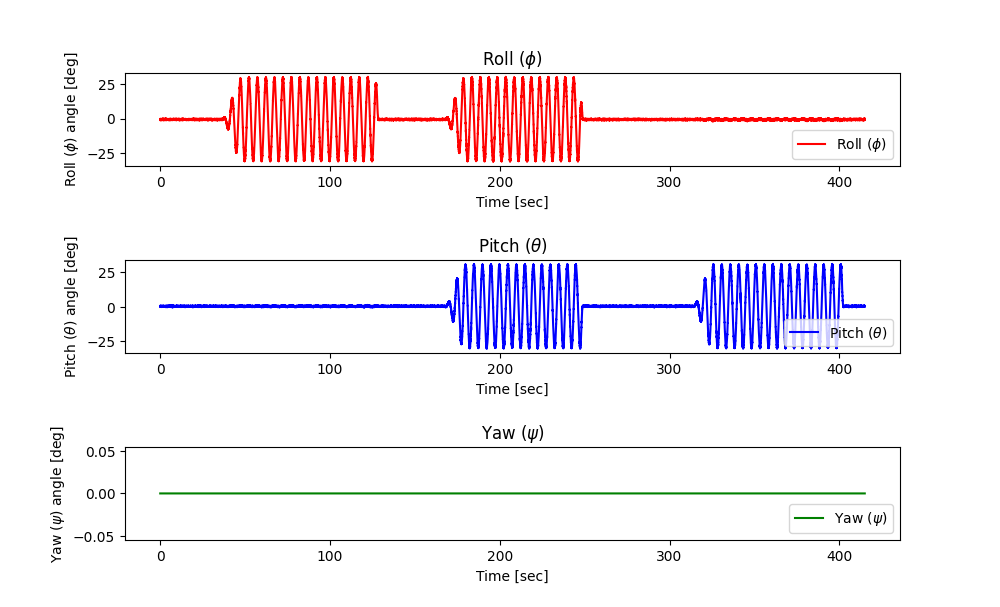

The script that drew this image:
######### 가속도계 센서 #########

import numpy as np
import matplotlib.pyplot as plt
from scipy import io
import math

input_accel_mat = io.loadmat('/home/sun/KalmanFilter/CH11.ARS/getfromARS/ArsAccel.mat')

def get_Accel(i):
    a_x = input_accel_mat['fx'][i][0]
    a_y = input_accel_mat['fy'][i][0]
    a_z = input_accel_mat['fz'][i][0]

    return a_x, a_y, a_z

def convert_Accel2Euler(a_x, a_y, a_z, phi, the, psi):
    a_x, a_y, a_z = get_Accel(i)
    phi     = np.arctan(a_y/a_z)
    the     = np.arctan(a_x/math.sqrt((a_y)**2 + (a_z)**2))
    psi     = psi

    return phi, the, psi

Nsamples = 41500
dt       = 0.01
time     = np.arange(Nsamples) * dt
phi_save = np.zeros(Nsamples)
the_save = np.zeros(Nsamples)
psi_save = np.zeros(Nsamples)

phi, the, psi = 0, 0, 0
for i in range(Nsamples):
    a_x, a_y, a_z = get_Accel(i)
    phi, the, psi = convert_Accel2Euler(a_x, a_y, a_z, phi, the, psi)
    phi_save[i]   = np.rad2deg(phi)
    the_save[i]   = np.rad2deg(the)
    psi_save[i]   = np.rad2deg(psi)
    
    
fig, axes = plt.subplots(nrows=3, ncols=1, figsize=(10, 20), gridspec_kw={'hspace': 1.0})

plt.subplot(3, 1, 1)
plt.plot(time, phi_save, 'r', label='Roll ($\\phi$)', markersize=0.2)
plt.legend(loc='lower right')
plt.title('Roll ($\\phi$)')
plt.xlabel('Time [sec]')
plt.ylabel('Roll ($\phi$) angle [deg]')

plt.subplot(3, 1, 2)
plt.plot(time, the_save, 'b', label='Pitch ($\\theta$)', markersize=0.2)
plt.legend(loc='lower right')
plt.title('Pitch ($\\theta$)')
plt.xlabel('Time [sec]')
plt.ylabel('Pitch ($\\theta$) angle [deg]')

plt.subplot(3, 1, 3)
plt.plot(time, psi_save, 'g', label='Yaw ($\\psi$)', markersize=0.2)
plt.legend(loc='lower right')
plt.title('Yaw ($\\psi$)')
plt.xlabel('Time [sec]')
plt.ylabel('Yaw ($\\psi$) angle [deg]')

plt.show()
    
